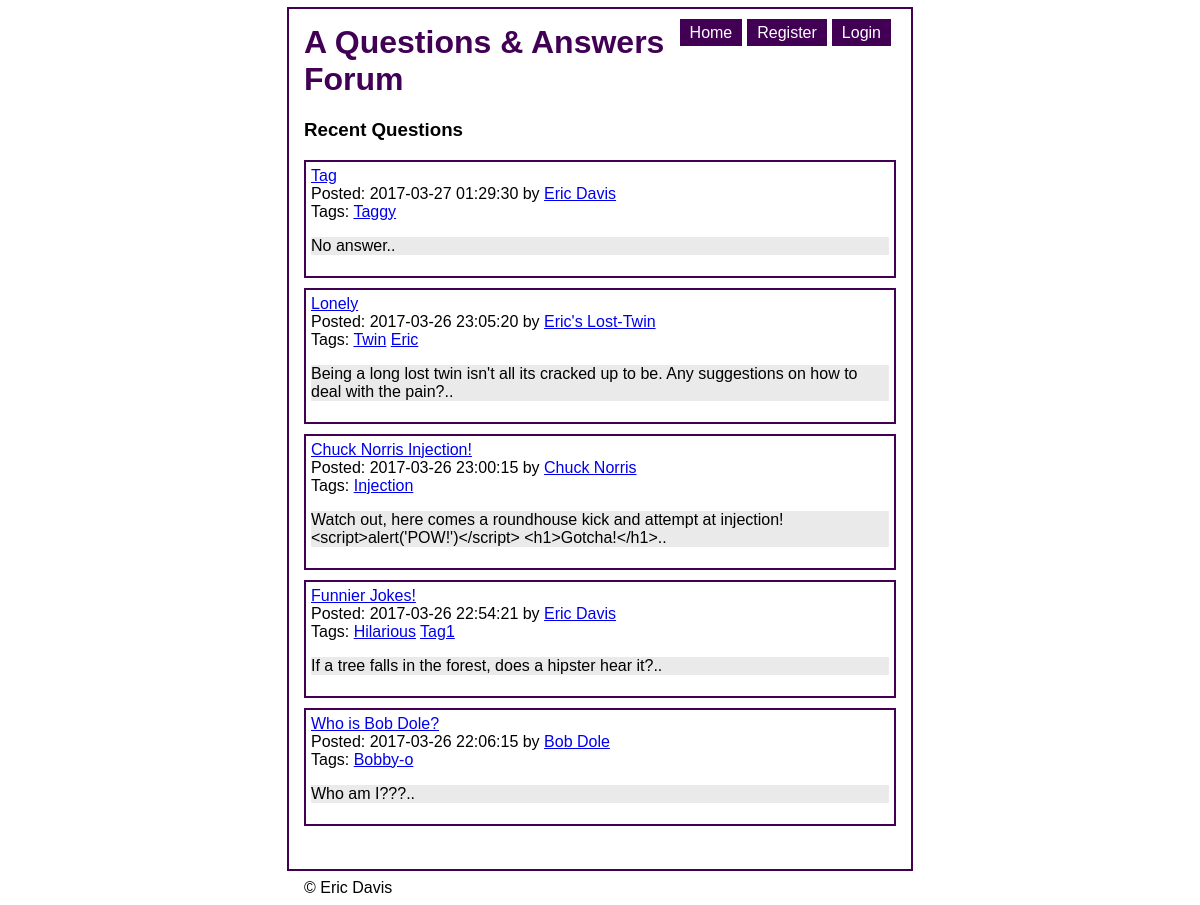
The page /index on the database as committed earlier.
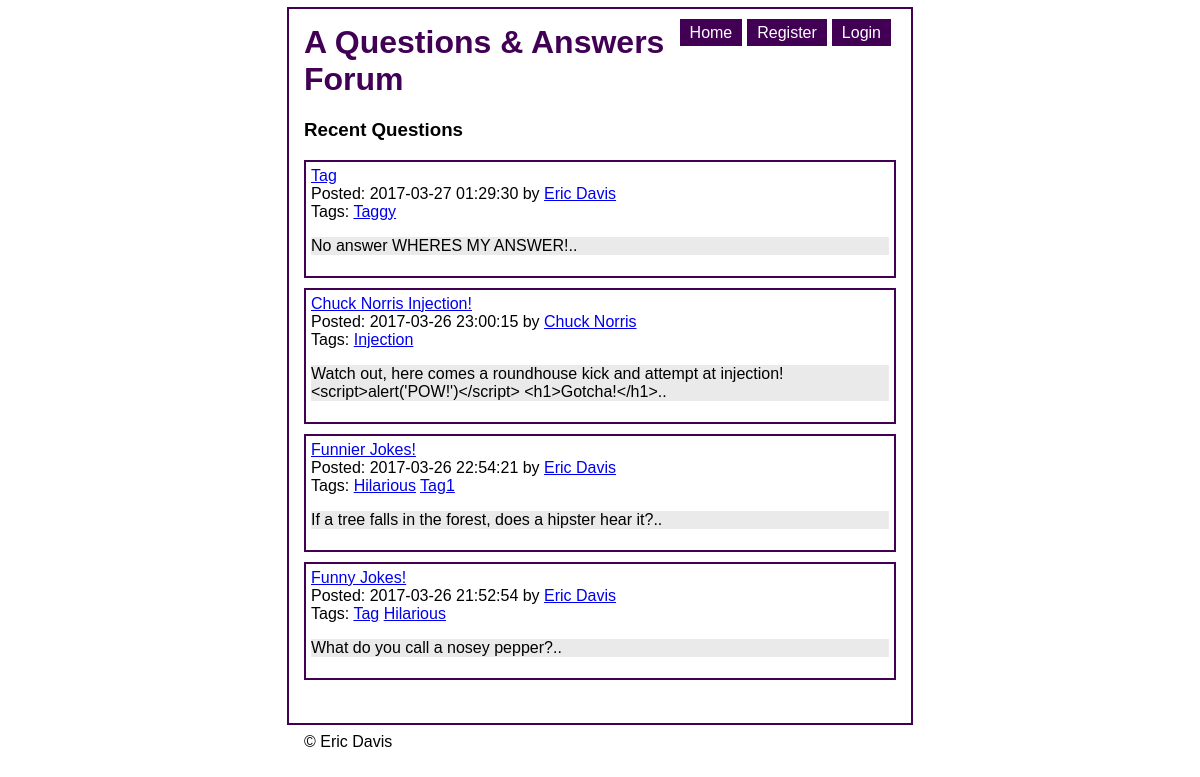
The same page on the database as committed later.
### tables this page shows
CREATE TABLE Questions (QuestionID INTEGER PRIMARY KEY AUTOINCREMENT NOT NULL, Date DATE NOT NULL, Title TEXT NOT NULL, Content TEXT NOT NULL, Tags TEXT, UserID INTEGER REFERENCES Users (UserID) NOT NULL);

CREATE TABLE Users (UserID INTEGER PRIMARY KEY AUTOINCREMENT NOT NULL UNIQUE, FirstName TEXT NOT NULL, LastName TEXT NOT NULL, Email TEXT NOT NULL, Password TEXT NOT NULL);

### controllers/questions.inc (called while the page is built, shortened)
<?php
include_once "include/util.inc";
include_once 'models/User.inc';
include_once 'models/Question.inc';
function get_questions($params) {
    $questions = Question::retrieveRecentQuestions();
    renderTemplate(
        "views/recent_questions_view.inc",
        array(
            'title' => 'A Questions & Answers Forum',
            'subtitle' => 'Recent Questions',
            'questions' => $questions,
            'newQuestionButtonText' => '[Post New Question]'
        )
    );
}

### controllers/index.inc (called while the page is built)
<?php
include_once "include/util.inc";
include_once "controllers/questions.inc";
function get_index($params) {
    get_questions($params);
}

### models/Question.inc (called while the page is built, shortened)
<?php
require_once 'models/Model.inc';
include_once 'include/util.inc';
class Question extends Model {
    private $date;
    private $title;
    private $content;
    private $tags;
    private $userId;
    public function getDate() {
        return $this->date;
    }
    public function setDate($date) {
        $this->date = $date;
    }
    public function getTitle() {
        return $this->title;
    }
    public function setTitle($title) {
        $this->title = $title;
    }
    public function getContent() {
        return $this->content;
    }
    public function setContent($content) {
        $this->content = $content;
    }
    public function getTags() {
        return $this->tags;
    }
    public function setTags($tags) {
        $this->tags = $tags;
    }
    public function getUserId() {
        return $this->userId;
    }
    public function setUserId($id) {
        $this->userId = $id;
    }
    public static function retrieveRecentQuestions($limit = 5) {
        $db = self::getDb();
        $st = $db -> prepare('SELECT * FROM Questions ORDER BY Date DESC LIMIT :limit');
        $st->bindParam(':limit', $limit);
        $st -> execute();
        $rows = $st -> fetchAll(PDO::FETCH_ASSOC);
        return self::makeQuestionsFromRows($rows);
    }
    private static function makeQuestionFromRow($row) {
        $question = new Question($row['QuestionID'], $row['Date'], $row['Title'], $row['Content'], $row['Tags'], $row['UserID']);
        return $question;
    }
    private static function makeQuestionsFromRows($rows) {
        $result = array();
        foreach ($rows as $row) {
            $result[] = self::makeQuestionFromRow($row);
        }
        return $result;
    }
}

### models/Model.inc (called while the page is built, shortened)
<?php
class Model {
    protected $id;
    public function getId() {
        return $this -> id;
    }
    public function setId($id) {
        $this -> id = $id;
        return $this;
    }
}
?>

### models/User.inc (called while the page is built, shortened)
<?php
require_once 'models/Model.inc';
include_once 'include/util.inc';
class User extends Model {
    private $firstName;
    private $lastName;
    public function getFirstName() {
        return $this->firstName;
    }
    public function setFirstName($name) {
        $this->firstName = $name;
    }
    public function getLastName() {
        return $this->lastName;
    }
    public function setLastName($name) {
        $this->lastName = $name;
    }
    public static function getFullName($id) {
        $user = self::retrieveUserById($id);
        if ($user) {
            return $user->getFirstName() . " " . $user->getLastName();
        }
        return false;
    }
    public static function retrieveUserById($id) {
	$db = self::getDb();
        $sql = "SELECT * FROM Users WHERE UserID = :id";
        $statement = $db -> prepare($sql);
        $statement -> bindParam(':id', $id);
        $statement -> execute();
        $row = $statement->fetch(PDO::FETCH_ASSOC);
        return self::makeUserFromRow($row);
    }
    public static function makeUserFromRow($row) {
        $user = new User($row['UserID'], $row['FirstName'], $row['LastName'], $row['Email'], $row['Password']);
        return $user;
    }
}

### views/cache_recent_questions_view.inc (the view, shortened to what this page needs)
<?php include_once 'include/util.inc' ?>
<!DOCTYPE html>
<html>
    <head>
        <link rel="stylesheet" href="/lab/lab3/css/style.css" />
    </head>
    <body>
        <div id="content-wrapper">
            <div id="nav">
                <ul>
                    <?php if (isLoggedIn()) : ?>
                    <li><a href="/lab/lab3/logout">Logout</a></li>
                    <li><a href="/lab/lab3/user/view_user/<?php echo(safeParam($_SESSION, 'UserID', false)); ?>">My Profile</a></li>
                    <?php  else : ?>
                    <li><a href="/lab/lab3/login">Login</a></li>
                    <li><a href="/lab/lab3/user/register">Register</a></li>
                    <?php  endif; ?>
                    <li><a href="/lab/lab3/index">Home</a></li>
                </ul>
            </div>
<h1> <?php echo( isset($title) ? $title : '' ); ?></h1>
<h3><?php echo( isset($subtitle) ? $subtitle : '' ); ?></h3>
<?php  foreach ($questions as $question): ?>
    <div class="question">
    <a href="/lab/lab3/questions/view_question/<?php echo($question->getId()); ?>"> <?php echo( $question->getTitle() ); ?></a>
    <br />
    Posted: <?php echo( $question->getDate() ); ?> by <a href="/lab/lab3/user/view_user/<?php echo( $question->getUserId() ); ?>"><?php echo( User::getFullName($question->getUserId()) ); ?></a>
    <br />
    <span>
<?php
    $tags = explode(' ', $question->getTags());
    if ($tags[0]) {
        echo "Tags:";
    }
    foreach($tags as $tag) :
?>
    <a href="/lab/lab3/tag/view_questions/<?php echo( $tag ); ?>"><?php echo( $tag ); ?></a>
<?php   endforeach; ?>
</span>
    <p class="question-content"> <?php echo( substr($question->getContent(), 0, 240).".." ); ?></p>
</div>
<?php  endforeach; ?>
<br />
</div>
<footer>
    &copy; Eric Davis
</footer>
</body>
</html>

### urlrouter.php (shortened to what this page needs)
<?php
function routeUrl() {
    $method = $_SERVER['REQUEST_METHOD'];
    $requestURI = explode('/', $_SERVER['REQUEST_URI']);
    $scriptName = explode('/', $_SERVER['SCRIPT_NAME']);
    for ($i = 0; $i < sizeof($scriptName); $i++) {
        if (strtolower($requestURI[$i]) == strtolower($scriptName[$i])) {
            unset($requestURI[$i]);
        }
    }
    $command = array_values($requestURI);
    $controller = 'controllers/' . $command[0] . '.inc';
    $func = strtolower($method) . '_' . (isset($command[1]) ? $command[1] : 'index');
    $params = array_slice($command, 2);
    if (file_exists($controller)) {
        if (function_exists($func)) {
            $func($params);
            exit();
        }
        else {
            die("Command '$func' doesn't exist.");
        }
    } else {
        die("Controller '$controller' doesn't exist.");
    }
}
routeUrl();

### include/util.inc (shortened to what this page needs)
<?php
function isLoggedIn() {
    return false;
}
function __cacheName($view) {
    $cachePath = explode('/', $view);
    $idx = sizeof($cachePath) - 1;
    $cachePath[$idx] = 'cache_' . $cachePath[$idx];
    return implode('/', $cachePath);
}
function renderTemplate($view, $params) {
    $cacheName = __cacheName($view);
    if (file_exists($cacheName) && (filemtime($cacheName) >= filemtime($view))) {
        $contents = file_get_contents($cacheName);
    }
    extract($params);
    eval("?>" . $contents);
    $result = ob_get_contents();
    echo $result;
}
?>

### css/style.css (style rules this page uses)
body { font-family: helvetica, arial; }
.question { border: 2px solid #410054; margin-bottom: 10px; padding: 5px; }
.question-content { background-color: #eaeaea; }
#content-wrapper { width: 50%; margin-left: auto; margin-right: auto; margin-top: 2%; outline: 2px solid #410054; outline-offset: 15px; }
h1, h2 { color: #410054; }
footer { width: 50%; margin-left: auto; margin-right: auto; margin-top: 25px; }
#nav li { border-right: 5px solid #ffffff; display: inline; float: right; text-align: center; }
#nav a { background-color: #410054; color: white; padding: 5px 10px 5px 10px; text-decoration: none; }

Rows that differ between the two databases and show on the page:
removed questions: Title "Lonely", Date "2017-03-26 23:05:20", UserID.LastName "Eric's Lost-Twin", shows "Tags:", Tags "Twin", Tags "Eric", Content "Being a long lost twin isn't all its cracked up to be. Any suggestions on how to deal with the pain?", shown under "Recent Questions"
removed questions: Title "Who is Bob Dole?", Date "2017-03-26 22:06:15", UserID.LastName "Bob Dole", shows "Tags:", Tags "Bobby-o", Content "Who am I???"
changed questions "Taggy": Content "No answer" → "No answer WHERES MY ANSWER!"
now on this page (row unchanged): questions: Title "Funny Jokes!", Date "2017-03-26 21:52:54", UserID.LastName "Eric Davis", shows "Tags:", Tags "Tag", Tags "Hilarious", Content "What do you call a nosey pepper?", shown under "Recent Questions"
